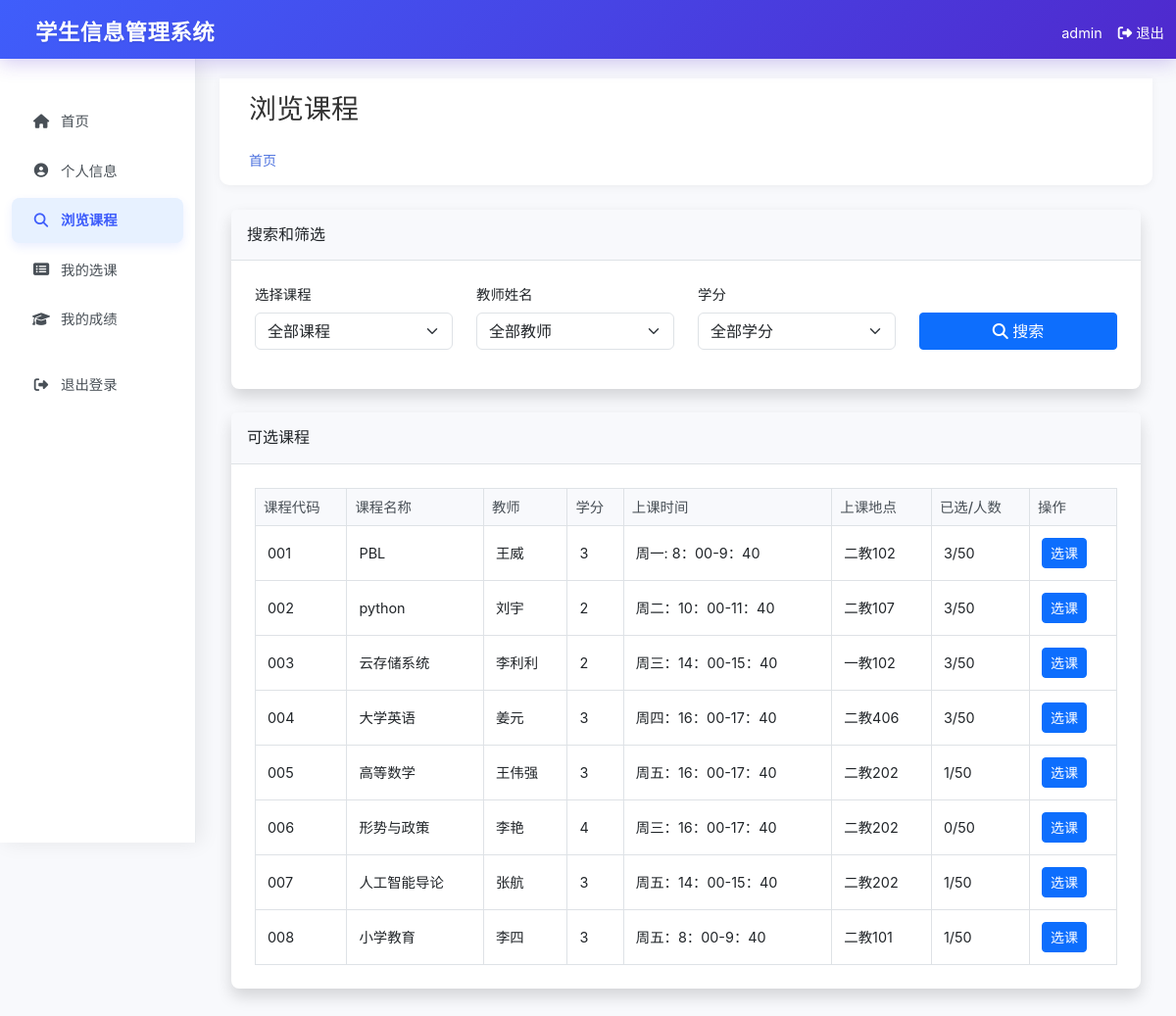
Screenshot of /browse_courses (signed in) with the database file from the repository.
### tables this page shows
CREATE TABLE courses (id INTEGER PRIMARY KEY AUTOINCREMENT, code TEXT UNIQUE NOT NULL, name TEXT NOT NULL, teacher TEXT, description TEXT, credits INTEGER, created_at TIMESTAMP DEFAULT CURRENT_TIMESTAMP, major_id INTEGER, class_time TEXT, location TEXT, max_students INTEGER DEFAULT 50);

### app.py (the view, shortened to what this page needs)
@app.route("/browse_courses")
@login_required
def browse_courses():
    conn = get_db_connection()
    user = conn.execute("SELECT * FROM users WHERE username = ?",
                      (session.get("username"),)).fetchone()
    if not user:
        conn.close()
        flash("无法获取用户信息")
        return redirect(url_for("dashboard"))
    student_record_id = user["student_record_id"] if user["student_record_id"] else None
    if not student_record_id and user["student_id"]:
        student = conn.execute("SELECT * FROM students WHERE student_id = ?",
                             (user["student_id"],)).fetchone()
        if student:
            student_record_id = student["id"]
            conn.execute("UPDATE users SET student_record_id = ? WHERE id = ?",
                        (student_record_id, user["id"]))
            conn.commit()
    majors = conn.execute("SELECT * FROM majors").fetchall()
    all_courses = conn.execute("SELECT DISTINCT id, name FROM courses ORDER BY name").fetchall()
    teachers_query = conn.execute("SELECT DISTINCT teacher FROM courses WHERE teacher IS NOT NULL AND teacher != '' ORDER BY teacher").fetchall()
    teachers = [teacher["teacher"] for teacher in teachers_query]
    print(f"课程数量: {len(all_courses)}")
    print(f"教师数量: {len(teachers)}")
    if all_courses:
        print(f"第一个课程: {all_courses[0]}")
    if teachers:
        print(f"第一个教师: {teachers[0]}")
    total_courses = conn.execute("SELECT COUNT(*) as count FROM courses").fetchone()["count"]
    print(f"数据库中总课程数: {total_courses}")
    courses_with_teacher = conn.execute("SELECT COUNT(*) as count FROM courses WHERE teacher IS NOT NULL AND teacher != ''").fetchone()["count"]
    print(f"有教师数据的课程数: {courses_with_teacher}")
    search = request.args.get('search', '')
    teacher = request.args.get('teacher', '')
    credit = request.args.get('credit', '')
    query = "SELECT * FROM courses WHERE 1=1"
    params = []
    if search:
        query += " AND (name LIKE ? OR code LIKE ?)"
        params.extend([f'%{search}%', f'%{search}%'])
    if teacher:
        query += " AND teacher LIKE ?"
        params.append(f'%{teacher}%')
    if credit:
        query += " AND credits = ?"
        params.append(credit)
    courses = conn.execute(query, params).fetchall()
    enroll_counts = {}
    for course in courses:
        count = conn.execute("SELECT COUNT(*) as count FROM enrollments WHERE course_id = ?",
                           (course["id"],)).fetchone()["count"]
        enroll_counts[course["id"]] = count
    selected_course_ids = []
    if student_record_id:
        selected_courses = conn.execute("SELECT course_id FROM enrollments WHERE student_id = ?",
                                      (student_record_id,)).fetchall()
        selected_course_ids = [course["course_id"] for course in selected_courses]
    conn.close()
    return render_template("students/browse_courses.html",
                         courses=courses,
                         majors=majors,
                         all_courses=all_courses,
                         teachers=teachers,
                         enroll_counts=enroll_counts,
                         selected_course_ids=selected_course_ids)

### app.py (called while the page is built)
def login_required(f):
    @wraps(f)
    def decorated_function(*args, **kwargs):
        if "user_id" not in session:
            return redirect(url_for("login"))
        return f(*args, **kwargs)
    return decorated_function

def get_db_connection():
    conn = sqlite3.connect("student_management.db")
    conn.row_factory = sqlite3.Row
    return conn

### templates/students/browse_courses.html (shortened to what this page needs)
{% extends "student_base.html" %}
{% block header %}
<div class="d-sm-flex align-items-center justify-content-between mb-4">
    <h1 class="h3 mb-0 text-gray-800">浏览课程</h1>
</div>
{% endblock %}
{% block content %}
<div class="card shadow mb-4">
    <div class="card-header py-3">
        <h6 class="m-0 font-weight-bold">搜索和筛选</h6>
    </div>
    <div class="card-body">
        <form method="GET" action="{{ url_for('browse_courses') }}">
            <div class="row">
                <div class="col-md-3 mb-3">
                    <label for="search" class="form-label">选择课程</label>
                    <select class="form-select" id="search" name="search">
                        <option value="">全部课程</option>
                    </select>
                </div>
                <div class="col-md-3 mb-3">
                    <label for="teacher" class="form-label">教师姓名</label>
                    <select class="form-select" id="teacher" name="teacher">
                        <option value="">全部教师</option>
                    </select>
                </div>
                <div class="col-md-3 mb-3">
                    <label for="credit" class="form-label">学分</label>
                    <select class="form-select" id="credit" name="credit">
                        <option value="">全部学分</option>
                    </select>
                </div>
                <div class="col-md-3 mb-3 d-flex align-items-end">
                    <button type="submit" class="btn btn-primary w-100">
                        <i class="fas fa-search"></i> 搜索
                    </button>
                </div>
            </div>
        </form>
    </div>
</div>
<div class="row">
    <div class="col-xl-12">
        <div class="card shadow mb-4">
            <div class="card-header py-3">
                <h6 class="m-0 font-weight-bold">可选课程</h6>
            </div>
            <div class="card-body">
                <div class="table-responsive">
                    <table class="table table-bordered" width="100%" cellspacing="0">
                        <thead>
                            <tr>
                                <th>课程代码</th>
                                <th>课程名称</th>
                                <th>教师</th>
                                <th>学分</th>
                                <th>上课时间</th>
                                <th>上课地点</th>
                                <th>已选/人数</th>
                                <th>操作</th>
                            </tr>
                        </thead>
                        <tbody>
                            {% for course in courses %}
                            <tr>
                                <td>{{ course.code }}</td>
                                <td>{{ course.name }}</td>
                                <td>{{ course.teacher if course.teacher else "待定" }}</td>
                                <td>{{ course.credits }}</td>
                                <td>{{ course.class_time if course.class_time else "待定" }}</td>
                                <td>{{ course.location if course.location else "待定" }}</td>
                                <td>
                                    {% set enrolled_count = enroll_counts[course.id] if enroll_counts and course.id in enroll_counts else 0 %}
                                    {{ enrolled_count }}/{{ course.max_students if course.max_students else 50 }}
                                </td>
                                <td>
                                    {% if course.id in selected_course_ids %}
                                    <button class="btn btn-sm btn-success" disabled>已选</button>
                                    {% else %}
                                    <button class="btn btn-sm btn-primary" onclick="selectCourse({{ course.id }})">选课</button>
                                    {% endif %}
                                </td>
                            </tr>
                            {% endfor %}
                        </tbody>
                    </table>
                </div>
            </div>
        </div>
    </div>
</div>
{% endblock %}

### templates/student_base.html (style rules this page uses)
:root { --sidebar-width: 250px; --sidebar-bg-color: #4e73df; --sidebar-text-color: #fff; --sidebar-active-color: #2e59d9; --sidebar-hover-color: rgba(255, 255, 255, 0.15); --header-height: 60px; }
body { font-family: 'Nunito', -apple-system, BlinkMacSystemFont, 'Segoe UI', Roboto, 'Helvetica Neue', Arial, sans-serif; font-size: 0.9rem; color: #5a5c69; background-color: #f8f9fc; min-height: 100vh; }
.card { border: none; border-radius: 0.5rem; box-shadow: 0 0.15rem 1.75rem 0 rgba(58, 59, 69, 0.15); }
.card-header { background-color: #f8f9fc; border-bottom: 1px solid #dee2e6; padding: 1rem; }
.card-body { padding: 1.5rem; }
.table { margin-bottom: 0; }
.table th { background-color: #f8f9fc; font-weight: 500; color: #495057; border-bottom: 1px solid #dee2e6; }
.table td { vertical-align: middle; padding: 0.75rem; }
.btn { border-radius: 0.25rem; font-weight: 500; transition: all 0.3s ease; }

### rows the page displays
courses: code "001", name "PBL", teacher "王威", credits "3", class_time "周一: 8：00-9：40", location "二教102", max_students "50"
courses: code "002", name "python", teacher "刘宇", credits "2", class_time "周二：10：00-11：40", location "二教107", enrolled_count "3", max_students "50"
courses: code "003", name "云存储系统", teacher "李利利", credits "2", class_time "周三：14：00-15：40", location "一教102", id "3", max_students "50"
courses: code "004", name "大学英语", teacher "姜元", credits "3", class_time "周四：16：00-17：40", location "二教406", max_students "50"
courses: code "005", name "高等数学", teacher "王伟强", credits "3", class_time "周五：16：00-17：40", location "二教202", enrolled_count "1", max_students "50"
courses: code "006", name "形势与政策", teacher "李艳", credits "4", class_time "周三：16：00-17：40", location "二教202", enrolled_count "0", max_students "50"
courses: code "007", name "人工智能导论", teacher "张航", credits "3", class_time "周五：14：00-15：40", location "二教202", enrolled_count "1", max_students "50"
courses: code "008", name "小学教育", teacher "李四", credits "3", class_time "周五：8：00-9：40", location "二教101", enrolled_count "1", max_students "50"

### other values shown
{{ session.username }} "admin"
